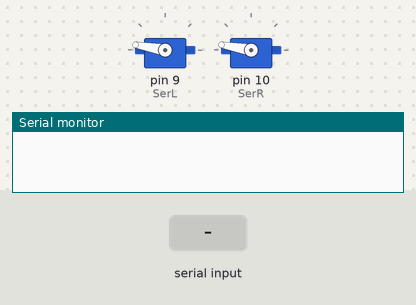
A sketch run on a simulated Arduino Uno, built with avr-gcc and run on an emulated ATmega328P. Shown: 2 × servo, the last lines printed to the serial monitor. The inputs (shaded band) are chosen by the test bench.

Above: at 1.2 s.
1.3 s: "U" received over Serial
At 1.77 s:
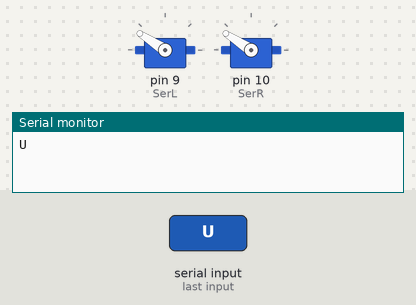
At 3.5 s:
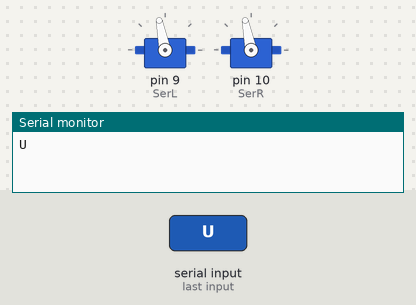
4.3 s: "D" received over Serial
Timing chart, 0 to 7.3 s (numbered marks = the images above; inputs shaded):
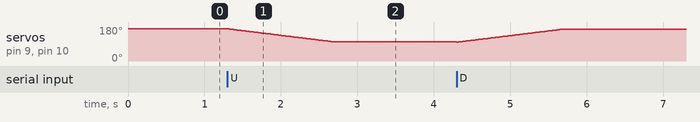

Measured:
- after the input at 1.3 s, servo on pin 9 (SerL), servo on pin 10 (SerR): moves from 170° to 101° over 1.4 s, starting at once

The sketch:

servo.ino
```cpp
#include <Servo.h>

Servo SerL;  // create a servo object
Servo SerR;


int amount = 70;
int a = 0;

void setup() {
  SerL.attach(9); // attaches the servo on pin 9 to the servo object
  SerR.attach(10);

  Serial.begin(9600); // open a serial connection to your computer
  SerR.write(170);
  SerL.write(170);
}
char c;
bool s = 0;
int i;

void loop() {
  c = '0';
  if(Serial.available()){
    c = Serial.read();
    if(c=='U' && s == 0){
      Serial.println("U");
      s = 1;
      for(i=0; i<amount; i++){
        SerR.write(170-i);
        SerL.write(170-i);
        delay(20);
      }
    }
    if(c=='D' && s == 1){
      Serial.println("D");
      s = 0;
      for(i=amount; i>0; i--){
        SerR.write(170-i);
        SerL.write(170-i);
        delay(20);
      }
    }
  }
}
```
